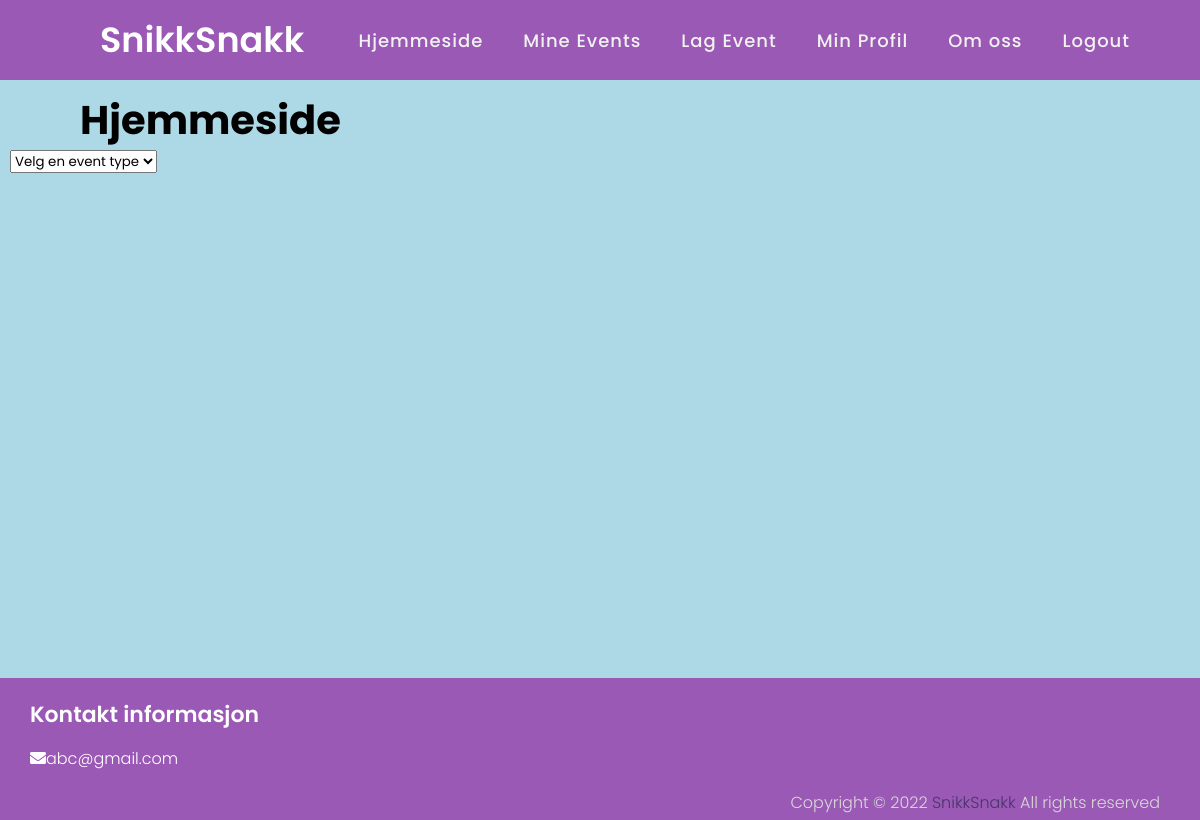
The app's page /public/Client/HTML/hjemmeside.php?filter=samling (signed in), older data.
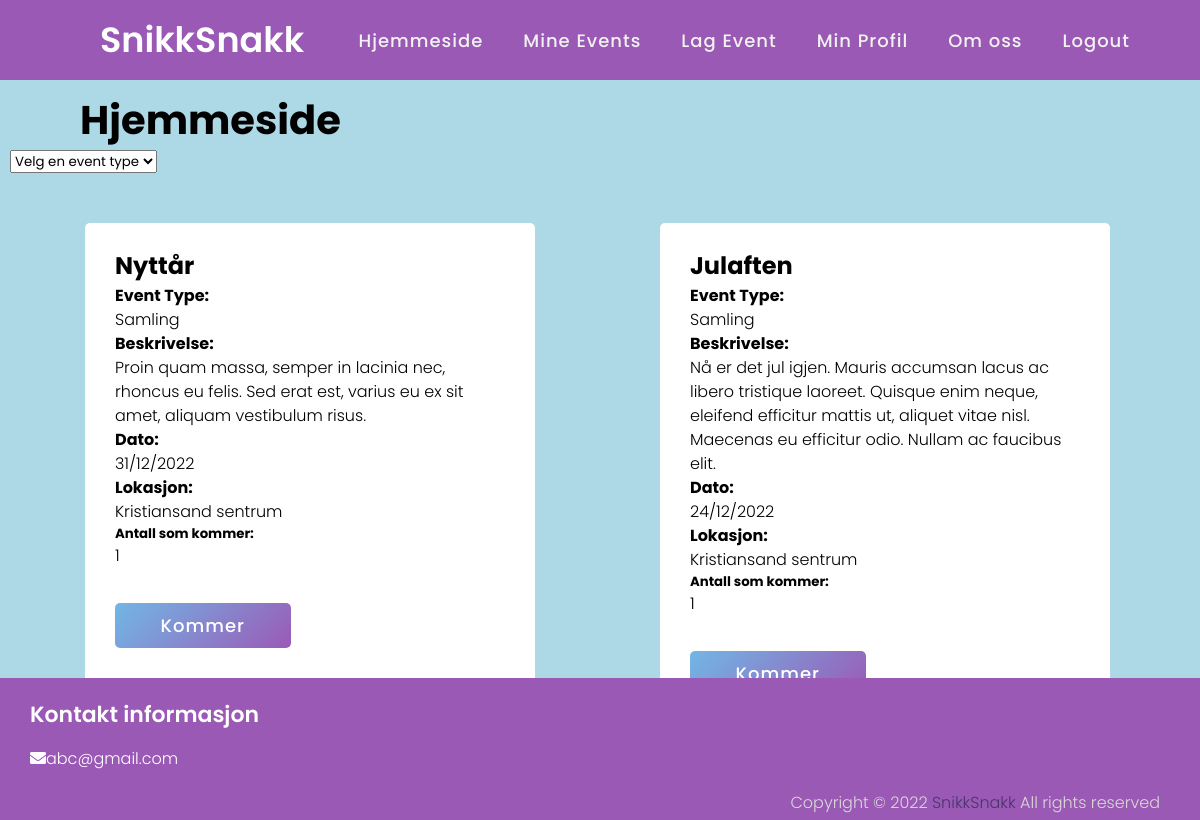
The same page, newer data.
### tables this page shows
CREATE TABLE `event` (
  `eventID` int(13) NOT NULL,
  `eventNavn` varchar(128) NOT NULL,
  `dato` date NOT NULL,
  `beskrivelse` varchar(200) NOT NULL,
  `lokasjon` varchar(50) NOT NULL,
  `eventType` varchar(50) DEFAULT NULL
);

### public/PHP/inc/event.php (the view, shortened to what this page needs)
<body>
<?php
$result = $conn->query($sql);
if ($result->num_rows > 0) {
  while($row = $result->fetch_assoc()) {
    if ($side == "hjemmeside") {
      echo '<form action="eventLike.php" method="POST">';
    } elseif ($side == "mineEvents") {
      echo '<form action="eventFjern.php" method="POST">';
    }
  ?>
<div class="container">
    <div class="content">
      <div class="title">
              <h2><?php echo $row["eventNavn"]?></h2>
      </div>
      <div class="row">
        <div class="details">
            <h4>Event Type: </h4>
             <?php echo ucfirst($row["eventType"])?><br>
           <h4>Beskrivelse: </h4>
             <?php echo $row["beskrivelse"]?><br>
           <h4>Dato: </h4>
             <?php echo date("d/m/Y", strtotime($row["dato"]))?>
            <h4>Lokasjon: </h4>
             <?php echo $row["lokasjon"]?>
            <h5>Antall som kommer: </h5>
              <?php include 'eventKommer.php' ?>
        </div>
      </div>
        <div class="button">
          <?php if ($side == "hjemmeside") {
          echo '<input type="submit" value="Kommer">';
         } elseif ($side == "mineEvents") {
          echo '<input type="submit" value="Kommer ikke">';
         }
          ?>
      </div>
    </div>
</div>
</form>
<?php
}
}
?>
</body>
</html>

### public/Client/HTML/hjemmeside.php (shortened to what this page needs)
<link rel="stylesheet" href="../Design/css/main.css">
<?php include 'inc/header.php'; ?>
<h1>Hjemmeside </h1>
       <?php
      $conn = mysqli_connect("localhost", "root", "", "eventdatabase");
      $side = "hjemmeside";
        if (isset($_GET['filter'])) {
          $filter = $_GET["filter"];
          $sql = "SELECT eventID, eventNavn, dato, beskrivelse, lokasjon, eventType FROM event WHERE dato >= CURDATE() AND eventType = '$filter'";
          include '../../PHP/inc/event.php';
        } else {
        $sql = "SELECT eventID, eventNavn, dato, beskrivelse, lokasjon, eventType FROM event WHERE dato >= CURDATE()";
        include '../../PHP/inc/event.php';
        }
    ?>

### public/Client/HTML/inc/header.php (shortened to what this page needs)
 <link rel="stylesheet" href="../Design/css/header.css">
 <link rel="stylesheet" href="https://cdnjs.cloudflare.com/ajax/libs/font-awesome/5.15.2/css/all.min.css"/>
</head>
<body>
  <nav>
    <div class="logo">SnikkSnakk</div>
    <ul>
      <li><a href="hjemmeside.php">Hjemmeside</a></li>
      <li><a href="mineEvents.php">Mine Events</a></li>
      <li><a href="lagEvent.php">Lag Event</a></li>
      <li><a href="minProfil.php">Min Profil</a></li>
      <li><a href="omOss.php">Om oss</a></li>
      <li><a href="logout.php">Logout</a></li>
    </ul>
  </nav>

### public/Client/HTML/eventKommer.php (shortened to what this page needs)
<?php
$eventID = $row['eventID'];
$sqlKommer = "SELECT COUNT(eventID) as resultat FROM myevent WHERE eventID = '$eventID'";
$resultKommer = mysqli_query($conn, $sqlKommer);
$value = mysqli_fetch_assoc($resultKommer);
echo implode($value);
?>

### public/Client/Design/css/main.css (style rules this page uses)
h1 { margin-left: 70px; font-size: 40px; }
body { background-color: lightblue; box-sizing: border-box; padding-top: 10vh; font-family: "HelveticaNeue-Light", "Helvetica Neue Light", "Helvetica Neue", Helvetica, Arial, "Lucida Grande", sans-serif; font-weight: 300; position: relative; line-height: 1.5; max-width: 100%; height: 100%; margin: 10px; font-size: 100%; }
.container { float: left; margin-left: 25px; padding: 50; }
.content { width: 450px; height: 500px; background-color: #fff; padding: 25px 30px; border-radius: 5px; display: block; justify-content: center; margin-bottom: 20px; }
form .button { height: 45px; margin: 35px 0; width: 90%; }
form .button input { height: 100%; width: 50%; border-radius: 5px; border: none; color: #fff; font-size: 18px; font-weight: 500; letter-spacing: 1px; cursor: pointer; transition: all 0.3s ease; background: linear-gradient(135deg, #71b7e6, #9b59b6); }

### public/Client/Design/css/header.css (style rules this page uses)
* { margin: 0; padding: 0; box-sizing: border-box; font-family: 'Poppins', sans-serif; }
nav { display: flex; height: 80px; width: 100%; background: #9b59b6; align-items: center; justify-content: space-between; padding: 0 50px 0 100px; flex-wrap: wrap; position:fixed; top: 0; left: 0; }
nav .logo { color: #fff; font-size: 35px; font-weight: 600; }
nav ul { display: flex; flex-wrap: wrap; list-style: none; }
nav ul li { margin: 0 5px; }
nav ul li a { color: #f2f2f2; text-decoration: none; font-size: 18px; font-weight: 500; padding: 8px 15px; border-radius: 5px; letter-spacing: 1px; transition: all 0.3s ease; }

### public/Client/Design/css/footer.css (style rules this page uses)
* { margin: 0; padding: 0; box-sizing: border-box; font-family: 'Poppins',sans-serif; text-decoration: none; }
footer { width: 100%; position: fixed; bottom: 0; left: 0; background: #9b59b6; }
footer .contents { max-width: 1350px; margin-left: 10px; padding: 20px; display: flex; flex-wrap: wrap; background-color: #9b59b6; justify-content: space-between; }
footer .contents p,a { color: #fff; }
footer .contents .box { width: 100%; transition: all 0.4s ease; }
footer .contents .topic { font-size: 22px; font-weight: 600; color: #fff; margin-bottom: 16px; }
footer .bottom { width: 100%; text-align: right; color: #d9d9d9; padding: 0 40px 5px 0; }
footer .bottom a { color: #49346c; }
footer a { transition: all 0.3s ease; }

Row changes from the older to the newer data that the page shows:
now on this page (row edited): event: eventNavn "Nyttår", eventType "Samling", beskrivelse "Proin quam massa, semper in lacinia nec, rhoncus eu felis. Sed erat est, varius eu ex sit amet, aliquam vestibulum risus.", dato "31/12/2022", lokasjon "Kristiansand sentrum", value "1"
added event: eventNavn "Julaften", eventType "Samling", beskrivelse "Nå er det jul igjen. Mauris accumsan lacus ac libero tristique laoreet. Quisque enim neque, eleifend efficitur mattis ut, aliquet vitae nisl. Maecenas eu efficitur odio. Nullam ac faucibus elit.", dato "24/12/2022", lokasjon "Kristiansand sentrum", value "1"
